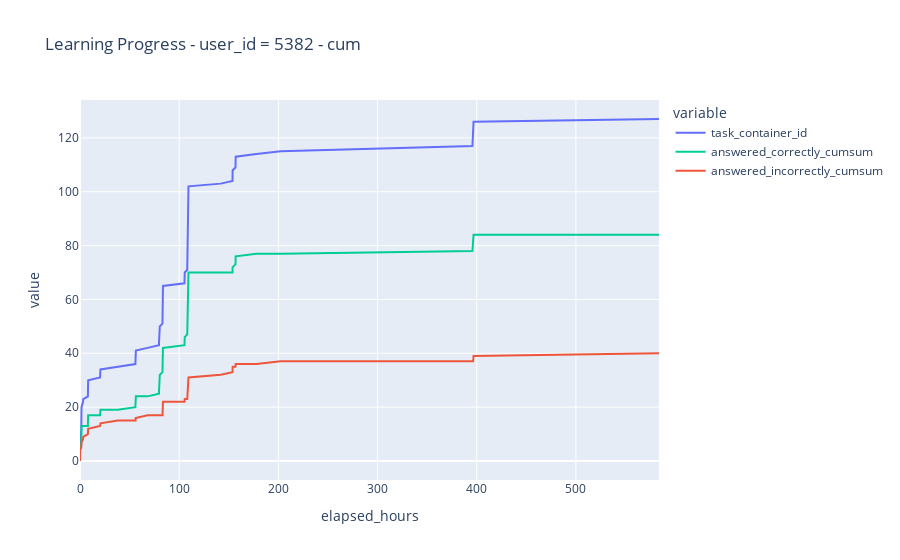
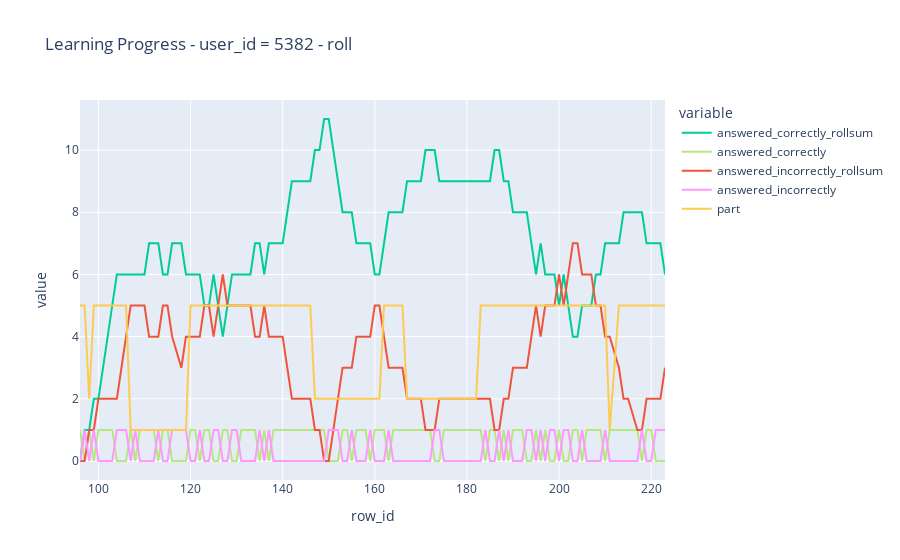
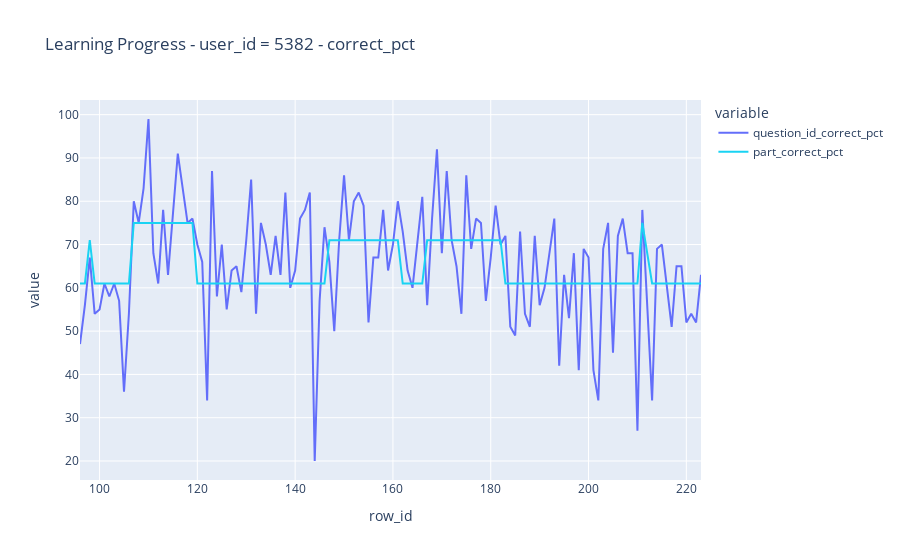
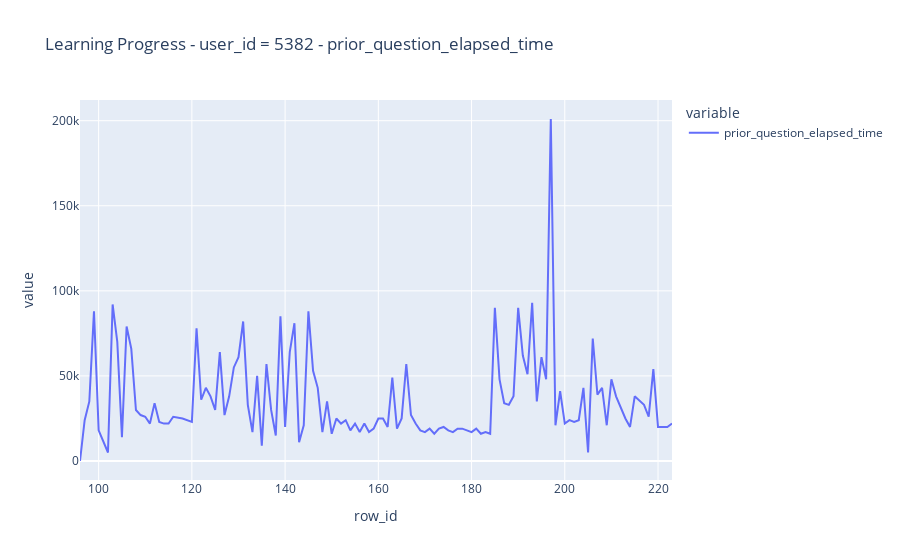

Notebook code cell kept with these figures, in order:
### Markdown cell above
The charts below can also be used to visually inspect whether the transformations have been performed correctly.

### Code cell
# <hide-input>
groups = {
    'cum': {
        'columns': {
            'task_container_id': 0,
            'answered_correctly_cumsum': 2,
            'answered_incorrectly_cumsum': 1
        },
        'xaxis': 'elapsed_hours'
    },
    'roll': {
        'columns': {
            'answered_correctly_rollsum': 2,
            'answered_correctly': 7,
            'answered_incorrectly_rollsum': 1,
            'answered_incorrectly': 8,
            'part': 9
        },
        'xaxis': 'row_id'
    },  
    'correct_pct': {
        'columns': {
            'question_id_correct_pct': 0,
            'part_correct_pct': 5,
            # 'tag__0_correct_pct': 6
        },
        'xaxis': 'row_id'
    },  
    'prior_question_elapsed_time': {
        'columns': {
            'prior_question_elapsed_time': 0,
        },
        'xaxis': 'row_id'
    },  
    'prior_question_had_explanation': {
        'columns': {
            'prior_question_had_explanation': 0,
        },
        'xaxis': 'row_id'
    }
}

def plot_user_learning(user_id=None, group=None, suffix=None):
    theme = px.colors.qualitative.Plotly
    columns = list(group['columns'].keys())
    colors = [theme[c] for c in group['columns'].values()]

    df_query['elapsed_hours'] = df_query.timestamp / (1000*60*60)

    df = (df_query.loc[(df_user.user_id == user_id) &
                       (df_user.content_type_id == 0)])

    # labels = {'value': 'answer count'}

    fig = df.plot(x=group['xaxis'], y=columns, color_discrete_sequence=colors,
                  title=f'Learning Progress - user_id = {user_id} - {suffix}')
    fig.data

    return fig

user_id_random = np.random.choice(df_query.user_id.unique(), (1,))[0]
use_random = False
user_id =  user_id_random if use_random else 5382

for k, v in groups.items():
    fig = plot_user_learning(user_id, v, k)
    fig.show()

### Figure 1 — Plotly figure (JSON) as saved in the notebook; plotly's stock layout.template omitted (floating-point values rounded to 4 significant figures)
{"data": [{"hovertemplate": "variable=task_container_id<br>elapsed_hours=%{x}<br>value=%{y}<extra></extra>", "legendgroup": "task_container_id", "line": {"color": "#636EFA", "dash": "solid"}, "mode": "lines", "name": "task_container_id", "orientation": "v", "showlegend": true, "type": "scatter", "x": [0, 0.01106, 0.03672, 0.0427, 0.04697, 0.04946, 0.07623, 0.09688, 0.102, 0.1253, 0.1452, 1.267, 1.361, 1.429, 1.445, 1.467, 1.488, 1.503, 1.515, 1.526, 1.537, 3.057, 3.292, 7.966, 8.003, 8.043, 8.083, 8.118, 8.164, 8.218, 20.21, 20.25, 20.36, 20.63, 38.3, 55.86, 55.93, 55.98, 56.06, 56.09, 56.33, 68.09, 79.64, 79.68, 79.77, 79.86, 79.93, 80.17, 80.4, 80.43, 83.15, 83.19, 83.21, 83.25, 83.29, 83.34, 83.38, 83.42, 83.45, 83.49, 83.52, 83.54, 83.57, 83.61, 83.64, 105.3, 105.4, 105.4, 105.5, 105.6, 108.1, 108.1, 108.2, 108.2, 108.2, 108.2, 108.2, 108.3, 108.3, 108.3, 108.3, 108.3, 108.4, 108.4, 108.4, 108.5, 108.5, 108.6, 108.6, 108.7, 108.7, 108.7, 108.8, 108.8, 108.9, 109.0, 109.0, 109.1, 109.2, 109.3, 109.3, 109.4, 141.9, 153.8, 153.8, 153.8, 153.9, 153.9, 156.8, 156.9, 156.9, 156.9, 156.9, 177.9, 202.2, 395.7, 395.8, 395.9, 396.3, 396.3, 396.6, 396.7, 396.7, 396.8, 583.8], "xaxis": "x", "y": [0, 1, 2, 3, 4, 5, 6, 7, 8, 9, 10, 11, 12, 13, 14, 15, 16, 17, 18, 19, 20, 22, 23, 24, 25, 26, 27, 28, 29, 30, 31, 32, 33, 34, 35, 36, 37, 38, 39, 40, 41, 42, 43, 44, 45, 46, 47, 48, 49, 50, 51, 52, 53, 54, 55, 56, 57, 58, 59, 60, 61, 62, 63, 64, 65, 66, 67, 68, 69, 70, 71, 72, 73, 74, 75, 76, 77, 78, 79, 80, 81, 82, 83, 84, 85, 86, 87, 88, 89, 90, 91, 92, 93, 94, 95, 96, 97, 98, 99, 100, 101, 102, 103, 104, 105, 106, 107, 108, 109, 110, 111, 112, 113, 114, 115, 117, 118, 119, 121, 122, 123, 124, 125, 126, 127], "yaxis": "y"}, {"hovertemplate": "variable=answered_correctly_cumsum<br>elapsed_hours=%{x}<br>value=%{y}<extra></extra>", "legendgroup": "answered_correctly_cumsum", "line": {"color": "#00CC96", "dash": "solid"}, "mode": "lines", "name": "answered_correctly_cumsum", "orientation": "v", "showlegend": true, "type": "scatter", "x": [0, 0.01106, 0.03672, 0.0427, 0.04697, 0.04946, 0.07623, 0.09688, 0.102, 0.1253, 0.1452, 1.267, 1.361, 1.429, 1.445, 1.467, 1.488, 1.503, 1.515, 1.526, 1.537, 3.057, 3.292, 7.966, 8.003, 8.043, 8.083, 8.118, 8.164, 8.218, 20.21, 20.25, 20.36, 20.63, 38.3, 55.86, 55.93, 55.98, 56.06, 56.09, 56.33, 68.09, 79.64, 79.68, 79.77, 79.86, 79.93, 80.17, 80.4, 80.43, 83.15, 83.19, 83.21, 83.25, 83.29, 83.34, 83.38, 83.42, 83.45, 83.49, 83.52, 83.54, 83.57, 83.61, 83.64, 105.3, 105.4, 105.4, 105.5, 105.6, 108.1, 108.1, 108.2, 108.2, 108.2, 108.2, 108.2, 108.3, 108.3, 108.3, 108.3, 108.3, 108.4, 108.4, 108.4, 108.5, 108.5, 108.6, 108.6, 108.7, 108.7, 108.7, 108.8, 108.8, 108.9, 109.0, 109.0, 109.1, 109.2, 109.3, 109.3, 109.4, 141.9, 153.8, 153.8, 153.8, 153.9, 153.9, 156.8, 156.9, 156.9, 156.9, 156.9, 177.9, 202.2, 395.7, 395.8, 395.9, 396.3, 396.3, 396.6, 396.7, 396.7, 396.8, 583.8], "xaxis": "x", "y": [0, 1, 1, 2, 2, 3, 4, 5, 6, 6, 6, 6, 7, 7, 8, 9, 10, 11, 11, 12, 13, 13, 13, 13, 14, 15, 15, 16, 17, 17, 17, 18, 19, 19, 19, 20, 21, 22, 23, 23, 24, 24, 25, 26, 27, 28, 29, 30, 31, 32, 33, 34, 35, 36, 36, 36, 36, 37, 38, 38, 39, 40, 41, 41, 42, 43, 44, 44, 45, 46, 47, 48, 49, 50, 51, 52, 53, 53, 53, 54, 55, 56, 57, 58, 59, 60, 61, 62, 62, 63, 64, 64, 65, 65, 66, 67, 68, 68, 68, 69, 69, 70, 70, 70, 71, 71, 71, 72, 73, 73, 74, 75, 76, 77, 77, 78, 79, 80, 81, 82, 82, 83, 84, 84, 84], "yaxis": "y"}, {"hovertemplate": "variable=answered_incorrectly_cumsum<br>elapsed_hours=%{x}<br>value=%{y}<extra></extra>", "legendgroup": "answered_incorrectly_cumsum", "line": {"color": "#EF553B", "dash": "solid"}, "mode": "lines", "name": "answered_incorrectly_cumsum", "orientation": "v", "showlegend": true, "type": "scatter", "x": [0, 0.01106, 0.03672, 0.0427, 0.04697, 0.04946, 0.07623, 0.09688, 0.102, 0.1253, 0.1452, 1.267, 1.361, 1.429, 1.445, 1.467, 1.488, 1.503, 1.515, 1.526, 1.537, 3.057, 3.292, 7.966, 8.003, 8.043, 8.083, 8.118, 8.164, 8.218, 20.21, 20.25, 20.36, 20.63, 38.3, 55.86, 55.93, 55.98, 56.06, 56.09, 56.33, 68.09, 79.64, 79.68, 79.77, 79.86, 79.93, 80.17, 80.4, 80.43, 83.15, 83.19, 83.21, 83.25, 83.29, 83.34, 83.38, 83.42, 83.45, 83.49, 83.52, 83.54, 83.57, 83.61, 83.64, 105.3, 105.4, 105.4, 105.5, 105.6, 108.1, 108.1, 108.2, 108.2, 108.2, 108.2, 108.2, 108.3, 108.3, 108.3, 108.3, 108.3, 108.4, 108.4, 108.4, 108.5, 108.5, 108.6, 108.6, 108.7, 108.7, 108.7, 108.8, 108.8, 108.9, 109.0, 109.0, 109.1, 109.2, 109.3, 109.3, 109.4, 141.9, 153.8, 153.8, 153.8, 153.9, 153.9, 156.8, 156.9, 156.9, 156.9, 156.9, 177.9, 202.2, 395.7, 395.8, 395.9, 396.3, 396.3, 396.6, 396.7, 396.7, 396.8, 583.8], "xaxis": "x", "y": [0, 0, 1, 1, 2, 2, 2, 2, 2, 3, 4, 5, 5, 6, 6, 6, 6, 6, 7, 7, 7, 8, 9, 10, 10, 10, 11, 11, 11, 12, 13, 13, 13, 14, 15, 15, 15, 15, 15, 16, 16, 17, 17, 17, 17, 17, 17, 17, 17, 17, 17, 17, 17, 17, 18, 19, 20, 20, 20, 21, 21, 21, 21, 22, 22, 22, 22, 23, 23, 23, 23, 23, 23, 23, 23, 23, 23, 24, 25, 25, 25, 25, 25, 25, 25, 25, 25, 25, 26, 26, 26, 27, 27, 28, 28, 28, 28, 29, 30, 30, 31, 31, 32, 33, 33, 34, 35, 35, 35, 36, 36, 36, 36, 36, 37, 37, 37, 37, 37, 37, 38, 38, 38, 39, 40], "yaxis": "y"}], "layout": {"legend": {"title": {"text": "variable"}, "tracegroupgap": 0}, "title": {"text": "Learning Progress - user_id = 5382 - cum"}, "xaxis": {"anchor": "y", "domain": [0, 1], "title": {"text": "elapsed_hours"}}, "yaxis": {"anchor": "x", "domain": [0, 1], "title": {"text": "value"}}}}

### Figure 2 — Plotly figure (JSON) as saved in the notebook; plotly's stock layout.template omitted (floating-point values rounded to 4 significant figures)
{"data": [{"hovertemplate": "variable=answered_correctly_rollsum<br>row_id=%{x}<br>value=%{y}<extra></extra>", "legendgroup": "answered_correctly_rollsum", "line": {"color": "#00CC96", "dash": "solid"}, "mode": "lines", "name": "answered_correctly_rollsum", "orientation": "v", "showlegend": true, "type": "scatter", "x": [96, 97, 98, 99, 100, 101, 102, 103, 104, 105, 106, 107, 108, 109, 110, 111, 112, 113, 114, 115, 116, 118, 119, 120, 121, 122, 123, 124, 125, 126, 127, 128, 129, 130, 131, 132, 133, 134, 135, 136, 137, 138, 139, 140, 141, 142, 143, 144, 145, 146, 147, 148, 149, 150, 151, 152, 153, 154, 155, 156, 157, 158, 159, 160, 161, 162, 163, 164, 165, 166, 167, 168, 169, 170, 171, 172, 173, 174, 175, 176, 177, 178, 179, 180, 181, 182, 183, 184, 185, 186, 187, 188, 189, 190, 191, 192, 193, 194, 195, 196, 197, 198, 199, 200, 201, 202, 203, 204, 205, 206, 207, 208, 209, 210, 211, 213, 214, 215, 217, 218, 219, 220, 221, 222, 223], "xaxis": "x", "y": [0, 1, 1, 2, 2, 3, 4, 5, 6, 6, 6, 6, 6, 6, 6, 7, 7, 7, 6, 6, 7, 7, 6, 6, 6, 6, 5, 5, 6, 5, 4, 5, 6, 6, 6, 6, 6, 7, 7, 6, 7, 7, 7, 7, 8, 9, 9, 9, 9, 9, 10, 10, 11, 11, 10, 9, 8, 8, 8, 7, 7, 7, 7, 6, 6, 7, 8, 8, 8, 8, 9, 9, 9, 9, 10, 10, 10, 9, 9, 9, 9, 9, 9, 9, 9, 9, 9, 9, 9, 10, 10, 9, 9, 8, 8, 8, 8, 7, 6, 7, 6, 6, 6, 5, 6, 5, 4, 4, 5, 5, 5, 6, 6, 7, 7, 7, 8, 8, 8, 8, 7, 7, 7, 7, 6], "yaxis": "y"}, {"hovertemplate": "variable=answered_correctly<br>row_id=%{x}<br>value=%{y}<extra></extra>", "legendgroup": "answered_correctly", "line": {"color": "#B6E880", "dash": "solid"}, "mode": "lines", "name": "answered_correctly", "orientation": "v", "showlegend": true, "type": "scatter", "x": [96, 97, 98, 99, 100, 101, 102, 103, 104, 105, 106, 107, 108, 109, 110, 111, 112, 113, 114, 115, 116, 118, 119, 120, 121, 122, 123, 124, 125, 126, 127, 128, 129, 130, 131, 132, 133, 134, 135, 136, 137, 138, 139, 140, 141, 142, 143, 144, 145, 146, 147, 148, 149, 150, 151, 152, 153, 154, 155, 156, 157, 158, 159, 160, 161, 162, 163, 164, 165, 166, 167, 168, 169, 170, 171, 172, 173, 174, 175, 176, 177, 178, 179, 180, 181, 182, 183, 184, 185, 186, 187, 188, 189, 190, 191, 192, 193, 194, 195, 196, 197, 198, 199, 200, 201, 202, 203, 204, 205, 206, 207, 208, 209, 210, 211, 213, 214, 215, 217, 218, 219, 220, 221, 222, 223], "xaxis": "x", "y": [1, 0, 1, 0, 1, 1, 1, 1, 0, 0, 0, 1, 0, 1, 1, 1, 1, 0, 1, 1, 0, 0, 0, 1, 1, 0, 1, 1, 0, 0, 1, 1, 0, 0, 1, 1, 1, 1, 0, 1, 0, 1, 1, 1, 1, 1, 1, 1, 1, 1, 1, 1, 1, 0, 0, 0, 1, 1, 0, 1, 1, 1, 0, 1, 1, 1, 0, 1, 1, 1, 1, 1, 1, 1, 1, 1, 0, 0, 1, 1, 1, 1, 1, 1, 1, 1, 1, 0, 1, 1, 0, 1, 0, 1, 1, 1, 0, 0, 1, 0, 1, 0, 0, 1, 0, 0, 1, 1, 0, 1, 1, 1, 1, 0, 1, 1, 1, 1, 1, 0, 1, 1, 0, 0, 0], "yaxis": "y"}, {"hovertemplate": "variable=answered_incorrectly_rollsum<br>row_id=%{x}<br>value=%{y}<extra></extra>", "legendgroup": "answered_incorrectly_rollsum", "line": {"color": "#EF553B", "dash": "solid"}, "mode": "lines", "name": "answered_incorrectly_rollsum", "orientation": "v", "showlegend": true, "type": "scatter", "x": [96, 97, 98, 99, 100, 101, 102, 103, 104, 105, 106, 107, 108, 109, 110, 111, 112, 113, 114, 115, 116, 118, 119, 120, 121, 122, 123, 124, 125, 126, 127, 128, 129, 130, 131, 132, 133, 134, 135, 136, 137, 138, 139, 140, 141, 142, 143, 144, 145, 146, 147, 148, 149, 150, 151, 152, 153, 154, 155, 156, 157, 158, 159, 160, 161, 162, 163, 164, 165, 166, 167, 168, 169, 170, 171, 172, 173, 174, 175, 176, 177, 178, 179, 180, 181, 182, 183, 184, 185, 186, 187, 188, 189, 190, 191, 192, 193, 194, 195, 196, 197, 198, 199, 200, 201, 202, 203, 204, 205, 206, 207, 208, 209, 210, 211, 213, 214, 215, 217, 218, 219, 220, 221, 222, 223], "xaxis": "x", "y": [0, 0, 1, 1, 2, 2, 2, 2, 2, 3, 4, 5, 5, 5, 5, 4, 4, 4, 5, 5, 4, 3, 4, 4, 4, 4, 5, 5, 4, 5, 6, 5, 5, 5, 5, 5, 5, 4, 4, 5, 4, 4, 4, 4, 3, 2, 2, 2, 2, 2, 1, 1, 0, 0, 1, 2, 3, 3, 3, 4, 4, 4, 4, 5, 5, 4, 3, 3, 3, 3, 2, 2, 2, 2, 1, 1, 1, 2, 2, 2, 2, 2, 2, 2, 2, 2, 2, 2, 2, 1, 1, 2, 2, 3, 3, 3, 3, 4, 5, 4, 5, 5, 5, 6, 5, 6, 7, 7, 6, 6, 6, 5, 5, 4, 4, 3, 2, 2, 1, 1, 2, 2, 2, 2, 3], "yaxis": "y"}, {"hovertemplate": "variable=answered_incorrectly<br>row_id=%{x}<br>value=%{y}<extra></extra>", "legendgroup": "answered_incorrectly", "line": {"color": "#FF97FF", "dash": "solid"}, "mode": "lines", "name": "answered_incorrectly", "orientation": "v", "showlegend": true, "type": "scatter", "x": [96, 97, 98, 99, 100, 101, 102, 103, 104, 105, 106, 107, 108, 109, 110, 111, 112, 113, 114, 115, 116, 118, 119, 120, 121, 122, 123, 124, 125, 126, 127, 128, 129, 130, 131, 132, 133, 134, 135, 136, 137, 138, 139, 140, 141, 142, 143, 144, 145, 146, 147, 148, 149, 150, 151, 152, 153, 154, 155, 156, 157, 158, 159, 160, 161, 162, 163, 164, 165, 166, 167, 168, 169, 170, 171, 172, 173, 174, 175, 176, 177, 178, 179, 180, 181, 182, 183, 184, 185, 186, 187, 188, 189, 190, 191, 192, 193, 194, 195, 196, 197, 198, 199, 200, 201, 202, 203, 204, 205, 206, 207, 208, 209, 210, 211, 213, 214, 215, 217, 218, 219, 220, 221, 222, 223], "xaxis": "x", "y": [0, 1, 0, 1, 0, 0, 0, 0, 1, 1, 1, 0, 1, 0, 0, 0, 0, 1, 0, 0, 1, 1, 1, 0, 0, 1, 0, 0, 1, 1, 0, 0, 1, 1, 0, 0, 0, 0, 1, 0, 1, 0, 0, 0, 0, 0, 0, 0, 0, 0, 0, 0, 0, 1, 1, 1, 0, 0, 1, 0, 0, 0, 1, 0, 0, 0, 1, 0, 0, 0, 0, 0, 0, 0, 0, 0, 1, 1, 0, 0, 0, 0, 0, 0, 0, 0, 0, 1, 0, 0, 1, 0, 1, 0, 0, 0, 1, 1, 0, 1, 0, 1, 1, 0, 1, 1, 0, 0, 1, 0, 0, 0, 0, 1, 0, 0, 0, 0, 0, 1, 0, 0, 1, 1, 1], "yaxis": "y"}, {"hovertemplate": "variable=part<br>row_id=%{x}<br>value=%{y}<extra></extra>", "legendgroup": "part", "line": {"color": "#FECB52", "dash": "solid"}, "mode": "lines", "name": "part", "orientation": "v", "showlegend": true, "type": "scatter", "x": [96, 97, 98, 99, 100, 101, 102, 103, 104, 105, 106, 107, 108, 109, 110, 111, 112, 113, 114, 115, 116, 118, 119, 120, 121, 122, 123, 124, 125, 126, 127, 128, 129, 130, 131, 132, 133, 134, 135, 136, 137, 138, 139, 140, 141, 142, 143, 144, 145, 146, 147, 148, 149, 150, 151, 152, 153, 154, 155, 156, 157, 158, 159, 160, 161, 162, 163, 164, 165, 166, 167, 168, 169, 170, 171, 172, 173, 174, 175, 176, 177, 178, 179, 180, 181, 182, 183, 184, 185, 186, 187, 188, 189, 190, 191, 192, 193, 194, 195, 196, 197, 198, 199, 200, 201, 202, 203, 204, 205, 206, 207, 208, 209, 210, 211, 213, 214, 215, 217, 218, 219, 220, 221, 222, 223], "xaxis": "x", "y": [5, 5, 2, 5, 5, 5, 5, 5, 5, 5, 5, 1, 1, 1, 1, 1, 1, 1, 1, 1, 1, 1, 1, 5, 5, 5, 5, 5, 5, 5, 5, 5, 5, 5, 5, 5, 5, 5, 5, 5, 5, 5, 5, 5, 5, 5, 5, 5, 5, 5, 2, 2, 2, 2, 2, 2, 2, 2, 2, 2, 2, 2, 2, 2, 2, 5, 5, 5, 5, 5, 2, 2, 2, 2, 2, 2, 2, 2, 2, 2, 2, 2, 2, 2, 2, 2, 5, 5, 5, 5, 5, 5, 5, 5, 5, 5, 5, 5, 5, 5, 5, 5, 5, 5, 5, 5, 5, 5, 5, 5, 5, 5, 5, 5, 1, 5, 5, 5, 5, 5, 5, 5, 5, 5, 5], "yaxis": "y"}], "layout": {"legend": {"title": {"text": "variable"}, "tracegroupgap": 0}, "title": {"text": "Learning Progress - user_id = 5382 - roll"}, "xaxis": {"anchor": "y", "domain": [0, 1], "title": {"text": "row_id"}}, "yaxis": {"anchor": "x", "domain": [0, 1], "title": {"text": "value"}}}}

### Figure 3 — Plotly figure (JSON) as saved in the notebook; plotly's stock layout.template omitted (floating-point values rounded to 4 significant figures)
{"data": [{"hovertemplate": "variable=question_id_correct_pct<br>row_id=%{x}<br>value=%{y}<extra></extra>", "legendgroup": "question_id_correct_pct", "line": {"color": "#636EFA", "dash": "solid"}, "mode": "lines", "name": "question_id_correct_pct", "orientation": "h", "showlegend": true, "type": "scatter", "x": [96, 97, 98, 99, 100, 101, 102, 103, 104, 105, 106, 107, 108, 109, 110, 111, 112, 113, 114, 115, 116, 118, 119, 120, 121, 122, 123, 124, 125, 126, 127, 128, 129, 130, 131, 132, 133, 134, 135, 136, 137, 138, 139, 140, 141, 142, 143, 144, 145, 146, 147, 148, 149, 150, 151, 152, 153, 154, 155, 156, 157, 158, 159, 160, 161, 162, 163, 164, 165, 166, 167, 168, 169, 170, 171, 172, 173, 174, 175, 176, 177, 178, 179, 180, 181, 182, 183, 184, 185, 186, 187, 188, 189, 190, 191, 192, 193, 194, 195, 196, 197, 198, 199, 200, 201, 202, 203, 204, 205, 206, 207, 208, 209, 210, 211, 213, 214, 215, 217, 218, 219, 220, 221, 222, 223], "xaxis": "x", "y": [47, 56, 67, 54, 55, 61, 58, 61, 57, 36, 54, 80, 75, 83, 99, 68, 61, 78, 63, 77, 91, 75, 76, 70, 66, 34, 87, 58, 70, 55, 64, 65, 59, 71, 85, 54, 75, 70, 63, 72, 63, 82, 60, 64, 76, 78, 82, 20, 57, 74, 66, 50, 71, 86, 71, 80, 82, 79, 52, 67, 67, 78, 64, 70, 80, 73, 64, 60, 71, 81, 56, 76, 92, 68, 87, 71, 65, 54, 86, 69, 76, 75, 57, 67, 79, 70, 72, 51, 49, 73, 54, 51, 72, 56, 60, 68, 76, 42, 63, 53, 68, 41, 69, 67, 41, 34, 69, 75, 45, 72, 76, 68, 68, 27, 78, 34, 69, 70, 51, 65, 65, 52, 54, 52, 63], "yaxis": "y"}, {"hovertemplate": "variable=part_correct_pct<br>row_id=%{x}<br>value=%{y}<extra></extra>", "legendgroup": "part_correct_pct", "line": {"color": "#19D3F3", "dash": "solid"}, "mode": "lines", "name": "part_correct_pct", "orientation": "h", "showlegend": true, "type": "scatter", "x": [96, 97, 98, 99, 100, 101, 102, 103, 104, 105, 106, 107, 108, 109, 110, 111, 112, 113, 114, 115, 116, 118, 119, 120, 121, 122, 123, 124, 125, 126, 127, 128, 129, 130, 131, 132, 133, 134, 135, 136, 137, 138, 139, 140, 141, 142, 143, 144, 145, 146, 147, 148, 149, 150, 151, 152, 153, 154, 155, 156, 157, 158, 159, 160, 161, 162, 163, 164, 165, 166, 167, 168, 169, 170, 171, 172, 173, 174, 175, 176, 177, 178, 179, 180, 181, 182, 183, 184, 185, 186, 187, 188, 189, 190, 191, 192, 193, 194, 195, 196, 197, 198, 199, 200, 201, 202, 203, 204, 205, 206, 207, 208, 209, 210, 211, 213, 214, 215, 217, 218, 219, 220, 221, 222, 223], "xaxis": "x", "y": [61, 61, 71, 61, 61, 61, 61, 61, 61, 61, 61, 75, 75, 75, 75, 75, 75, 75, 75, 75, 75, 75, 75, 61, 61, 61, 61, 61, 61, 61, 61, 61, 61, 61, 61, 61, 61, 61, 61, 61, 61, 61, 61, 61, 61, 61, 61, 61, 61, 61, 71, 71, 71, 71, 71, 71, 71, 71, 71, 71, 71, 71, 71, 71, 71, 61, 61, 61, 61, 61, 71, 71, 71, 71, 71, 71, 71, 71, 71, 71, 71, 71, 71, 71, 71, 71, 61, 61, 61, 61, 61, 61, 61, 61, 61, 61, 61, 61, 61, 61, 61, 61, 61, 61, 61, 61, 61, 61, 61, 61, 61, 61, 61, 61, 75, 61, 61, 61, 61, 61, 61, 61, 61, 61, 61], "yaxis": "y"}], "layout": {"legend": {"title": {"text": "variable"}, "tracegroupgap": 0}, "title": {"text": "Learning Progress - user_id = 5382 - correct_pct"}, "xaxis": {"anchor": "y", "domain": [0, 1], "title": {"text": "row_id"}}, "yaxis": {"anchor": "x", "domain": [0, 1], "title": {"text": "value"}}}}

### Figure 4 — Plotly figure (JSON) as saved in the notebook; plotly's stock layout.template omitted (floating-point values rounded to 4 significant figures)
{"data": [{"hovertemplate": "variable=prior_question_elapsed_time<br>row_id=%{x}<br>value=%{y}<extra></extra>", "legendgroup": "prior_question_elapsed_time", "line": {"color": "#636EFA", "dash": "solid"}, "mode": "lines", "name": "prior_question_elapsed_time", "orientation": "v", "showlegend": true, "type": "scatter", "x": [96, 97, 98, 99, 100, 101, 102, 103, 104, 105, 106, 107, 108, 109, 110, 111, 112, 113, 114, 115, 116, 118, 119, 120, 121, 122, 123, 124, 125, 126, 127, 128, 129, 130, 131, 132, 133, 134, 135, 136, 137, 138, 139, 140, 141, 142, 143, 144, 145, 146, 147, 148, 149, 150, 151, 152, 153, 154, 155, 156, 157, 158, 159, 160, 161, 162, 163, 164, 165, 166, 167, 168, 169, 170, 171, 172, 173, 174, 175, 176, 177, 178, 179, 180, 181, 182, 183, 184, 185, 186, 187, 188, 189, 190, 191, 192, 193, 194, 195, 196, 197, 198, 199, 200, 201, 202, 203, 204, 205, 206, 207, 208, 209, 210, 211, 213, 214, 215, 217, 218, 219, 220, 221, 222, 223], "xaxis": "x", "y": [0, 24000, 35000, 88000, 18000, 12000, 5000, 92000, 70000, 14000, 79000, 66000, 30000, 27000, 26000, 22000, 34000, 23000, 22000, 22000, 26000, 25000, 24000, 23000, 78000, 36000, 43000, 38000, 30000, 64000, 27000, 38000, 55000, 61000, 82000, 33000, 17000, 50000, 9000, 57000, 30000, 15000, 85000, 20000, 64000, 81000, 11000, 21000, 88000, 53000, 43000, 17000, 35000, 16000, 25000, 22000, 24000, 18000, 22000, 17000, 22000, 17000, 19000, 25000, 25000, 20000, 49000, 19000, 25000, 57000, 27000, 22000, 18000, 17000, 19000, 16000, 19000, 20000, 18000, 17000, 19000, 19000, 18000, 17000, 19000, 16000, 17000, 16000, 90000, 48000, 34000, 33000, 38000, 90000, 62000, 51000, 93000, 35000, 61000, 48000, 201000, 21000, 41000, 22000, 24000, 23000, 24000, 43000, 5000, 72000, 39000, 43000, 21000, 48000, 38000, 25000, 20000, 38000, 33000, 26000, 54000, 20000, 20000, 20000, 22000], "yaxis": "y"}], "layout": {"legend": {"title": {"text": "variable"}, "tracegroupgap": 0}, "title": {"text": "Learning Progress - user_id = 5382 - prior_question_elapsed_time"}, "xaxis": {"anchor": "y", "domain": [0, 1], "title": {"text": "row_id"}}, "yaxis": {"anchor": "x", "domain": [0, 1], "title": {"text": "value"}}}}
